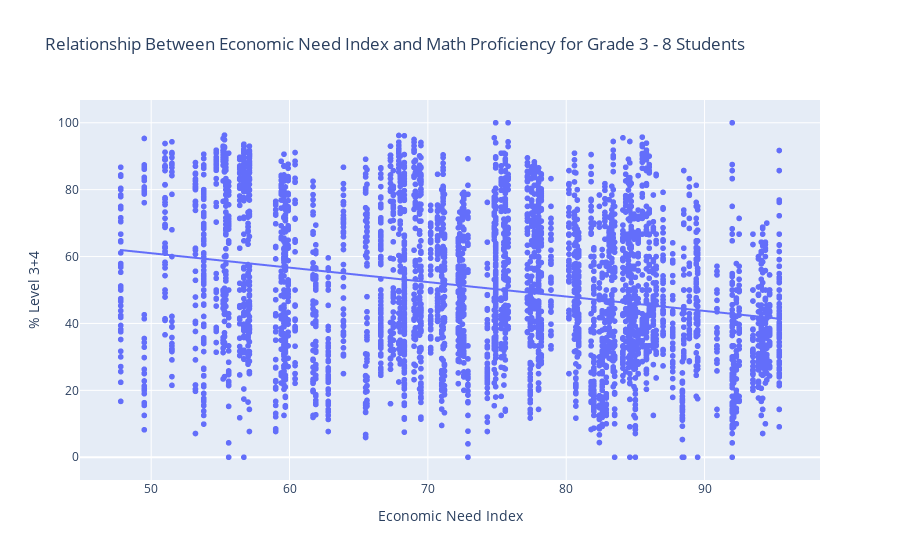

Write notebook code for a chart like this one.
### Code cell
import plotly.express as px

ENI = merged.dropna(subset=['Economic Need Index', '% Level 3+4'])

fig = px.scatter(
    ENI,
    x="Economic Need Index",
    y="% Level 3+4",
    title="Relationship Between Economic Need Index and Math Proficiency for Grade 3 - 8 Students",
    labels={
        "Economic Need Index': 'Economic Need Index (%)",
        "% Level 3+4': 'Math Proficiency (% Level 3+4)"
    },
    trendline="ols",
)

fig.show()

### Figure 1 — Plotly figure (JSON) as saved in the notebook; plotly's stock layout.template omitted (floating-point values rounded to 4 significant figures; data arrays with more than 128 entries replaced by an {"elided": "..."} marker saying what was removed)
{"data": [{"hovertemplate": "Economic Need Index=%{x}<br>% Level 3+4=%{y}<extra></extra>", "legendgroup": "", "marker": {"color": "#636efa", "symbol": "circle"}, "mode": "markers", "name": "", "showlegend": false, "type": "scattergl", "x": {"elided": "4662 float values"}, "xaxis": "x", "y": {"elided": "4662 float values"}, "yaxis": "y"}, {"hovertemplate": "<b>OLS trendline</b><br>% Level 3+4 = -0.431388 * Economic Need Index + 82.5677<br>R<sup>2</sup>=0.061834<br><br>Economic Need Index=%{x}<br>% Level 3+4=%{y} <b>(trend)</b><extra></extra>", "legendgroup": "", "marker": {"color": "#636efa", "symbol": "circle"}, "mode": "lines", "name": "", "showlegend": false, "type": "scattergl", "x": {"elided": "4662 float values"}, "xaxis": "x", "y": {"elided": "4662 float values"}, "yaxis": "y"}], "layout": {"legend": {"tracegroupgap": 0}, "title": {"text": "Relationship Between Economic Need Index and Math Proficiency for Grade 3 - 8 Students"}, "xaxis": {"anchor": "y", "domain": [0, 1], "title": {"text": "Economic Need Index"}}, "yaxis": {"anchor": "x", "domain": [0, 1], "title": {"text": "% Level 3+4"}}}}
